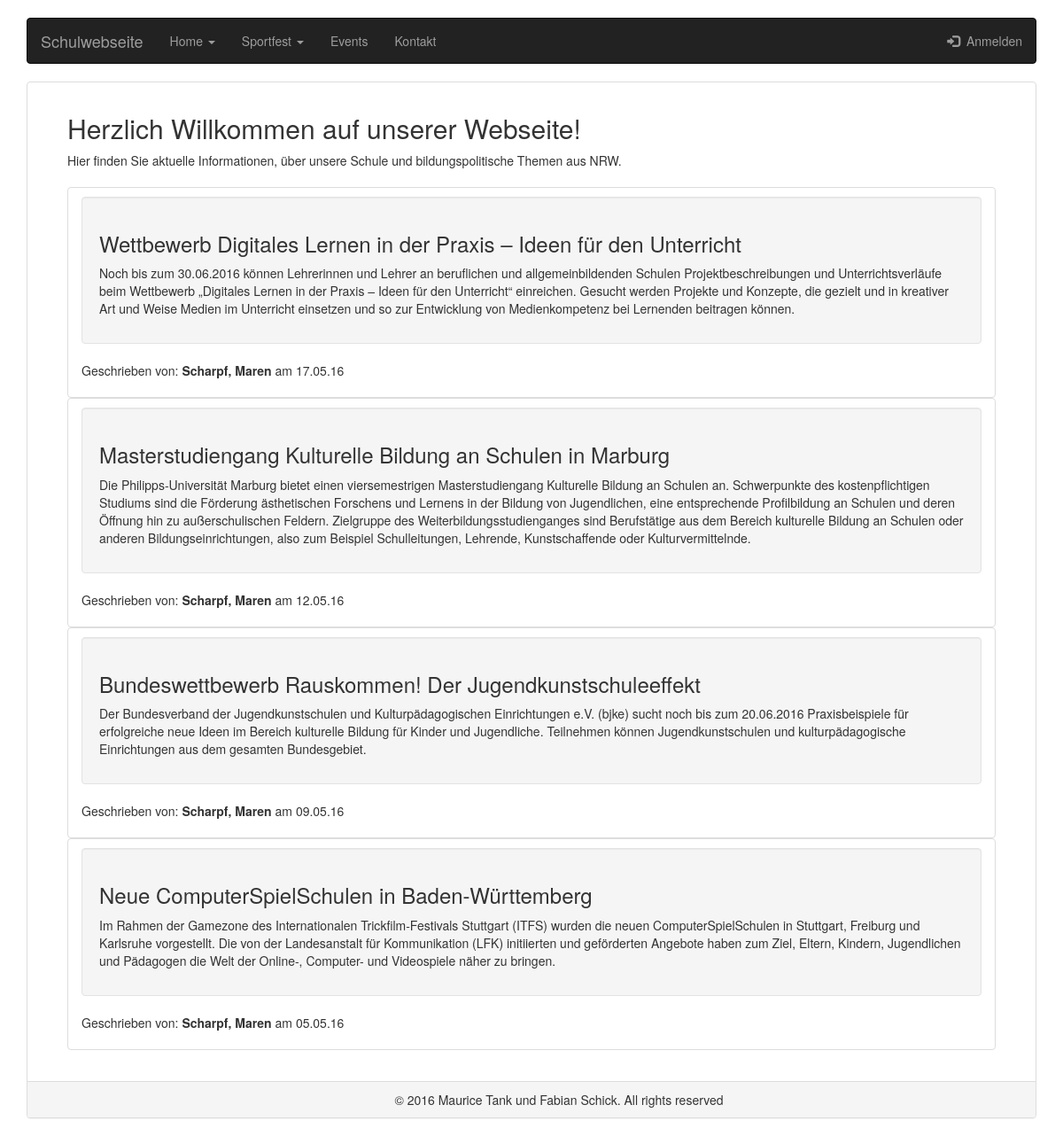
The page /Sportfest/index.php on the database its author committed.
### tables this page shows
CREATE TABLE `news` (
  `EintragsID` int(11) NOT NULL,
  `Autor` varchar(50) NOT NULL,
  `Ueberschrift` varchar(100) NOT NULL,
  `Datum` varchar(10) NOT NULL,
  `Inhalt` varchar(1000) NOT NULL
);

### Sportfest/mysql.php (called while the page is built, shortened)
<?php
  class DB{
    private static $_db_username = "root";
    private static $_db_password = "secret";
    private static $_db_host     = "localhost";
    private static $_db_name     = "newsblog";
    private static $_db;
    function __construct(){
      try{
          self::$_db =  new PDO("mysql:host=" . self::$_db_host . ";dbname=" . self::$_db_name, self::$_db_username, self::$_db_password);
      } catch(PDOException $e) {
          echo"Datenbankverbindung gescheitert!";
          die();
      }
    }
    function getAllEntries($sort = "DESC"){
      $stmt = self::$_db->prepare("SELECT * FROM news ORDER BY EintragsID " . $sort);
      $stmt->execute();
      return $stmt->fetchAll(PDO::FETCH_ASSOC);
    }
  }
?>

### Sportfest/Startseite.php (the view)
<h2>Herzlich Willkommen auf unserer Webseite!</h2>
Hier finden Sie aktuelle Informationen, über unsere Schule und bildungspolitische Themen aus NRW.</br></br>
<div class="list-group">
<?php
  $entries = $db->getAllEntries();
  foreach($entries as $entry){
    echo "<div class=\"span8\">";
	echo "<li class=\"list-group-item\">";
	echo "<div class=\"well\">";
      echo "<h3>" . $entry['Ueberschrift'] . "</h3>";
      echo "<p>" . $entry['Inhalt'] . "</p>";
	  echo "</div>";
      echo "<footer> Geschrieben von: <b>" . $entry['Autor'] . "</b> am " .$entry['Datum'] . "</p>";
	echo "</div>";
  }
?>
</div>

### Sportfest/Style.css (style rules this page uses)
body { background: url('http://www.tab.de/imgs/63276971_dfeeb3e725.jpg') no-repeat center center fixed; -webkit-background-size: cover; -moz-background-size: cover; background-size: cover; -o-background-size: cover; }

### rows shown on the page
news: Ueberschrift "Wettbewerb Digitales Lernen in der Praxis – Ideen für den Unterricht", Inhalt "Noch bis zum 30.06.2016 können Lehrerinnen und Lehrer an beruflichen und allgemeinbildenden Schulen Projektbeschreibungen und Unterrichtsverläufe beim Wettbewerb „Digitales Lernen in der Praxis – Ideen für den Unterricht“ einreichen. Gesucht werden Projekte und Konzepte, die gezielt und in kreativer Art und Weise Medien im Unterricht einsetzen und so zur Entwicklung von Medienkompetenz bei Lernenden beitragen können.", Autor "Scharpf, Maren", Datum "17.05.16"
news: Ueberschrift "Masterstudiengang Kulturelle Bildung an Schulen in Marburg", Inhalt "Die Philipps-Universität Marburg bietet einen viersemestrigen Masterstudiengang Kulturelle Bildung an Schulen an. Schwerpunkte des kostenpflichtigen Studiums sind die Förderung ästhetischen Forschens und Lernens in der Bildung von Jugendlichen, eine entsprechende Profilbildung an Schulen und deren Öffnung hin zu außerschulischen Feldern. Zielgruppe des Weiterbildungsstudienganges sind Berufstätige aus dem Bereich kulturelle Bildung an Schulen oder anderen Bildungseinrichtungen, also zum Beispiel Schulleitungen, Lehrende, Kunstschaffende oder Kulturvermittelnde.", Autor "Scharpf, Maren", Datum "12.05.16"
news: Ueberschrift "Bundeswettbewerb Rauskommen! Der Jugendkunstschuleeffekt", Inhalt "Der Bundesverband der Jugendkunstschulen und Kulturpädagogischen Einrichtungen e.V. (bjke) sucht noch bis zum 20.06.2016 Praxisbeispiele für erfolgreiche neue Ideen im Bereich kulturelle Bildung für Kinder und Jugendliche. Teilnehmen können Jugendkunstschulen und kulturpädagogische Einrichtungen aus dem gesamten Bundesgebiet.", Autor "Scharpf, Maren", Datum "09.05.16"
news: Ueberschrift "Neue ComputerSpielSchulen in Baden-Württemberg", Inhalt "Im Rahmen der Gamezone des Internationalen Trickfilm-Festivals Stuttgart (ITFS) wurden die neuen ComputerSpielSchulen in Stuttgart, Freiburg und Karlsruhe vorgestellt. Die von der Landesanstalt für Kommunikation (LFK) initiierten und geförderten Angebote haben zum Ziel, Eltern, Kindern, Jugendlichen und Pädagogen die Welt der Online-, Computer- und Videospiele näher zu bringen.", Autor "Scharpf, Maren", Datum "05.05.16"
